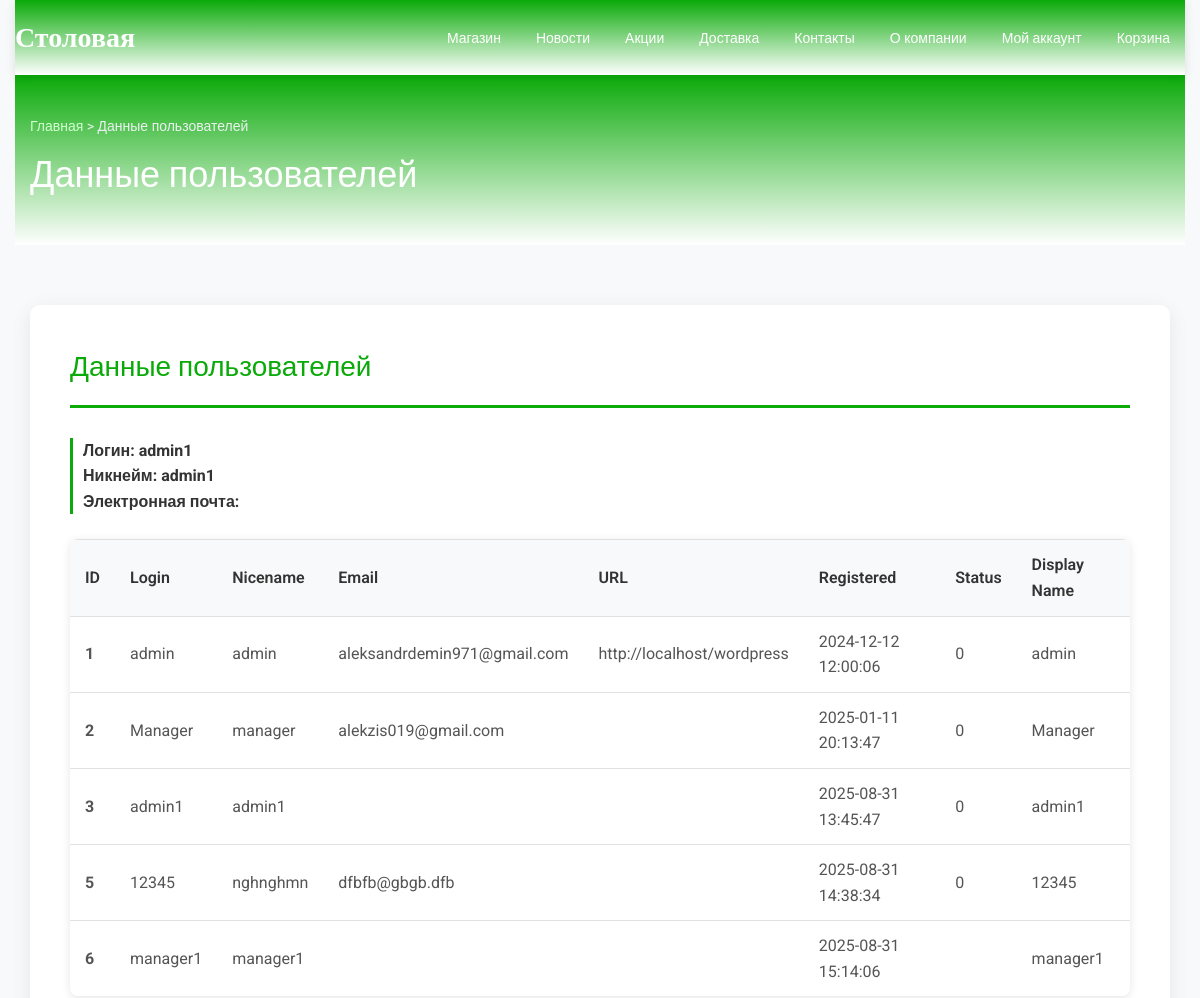
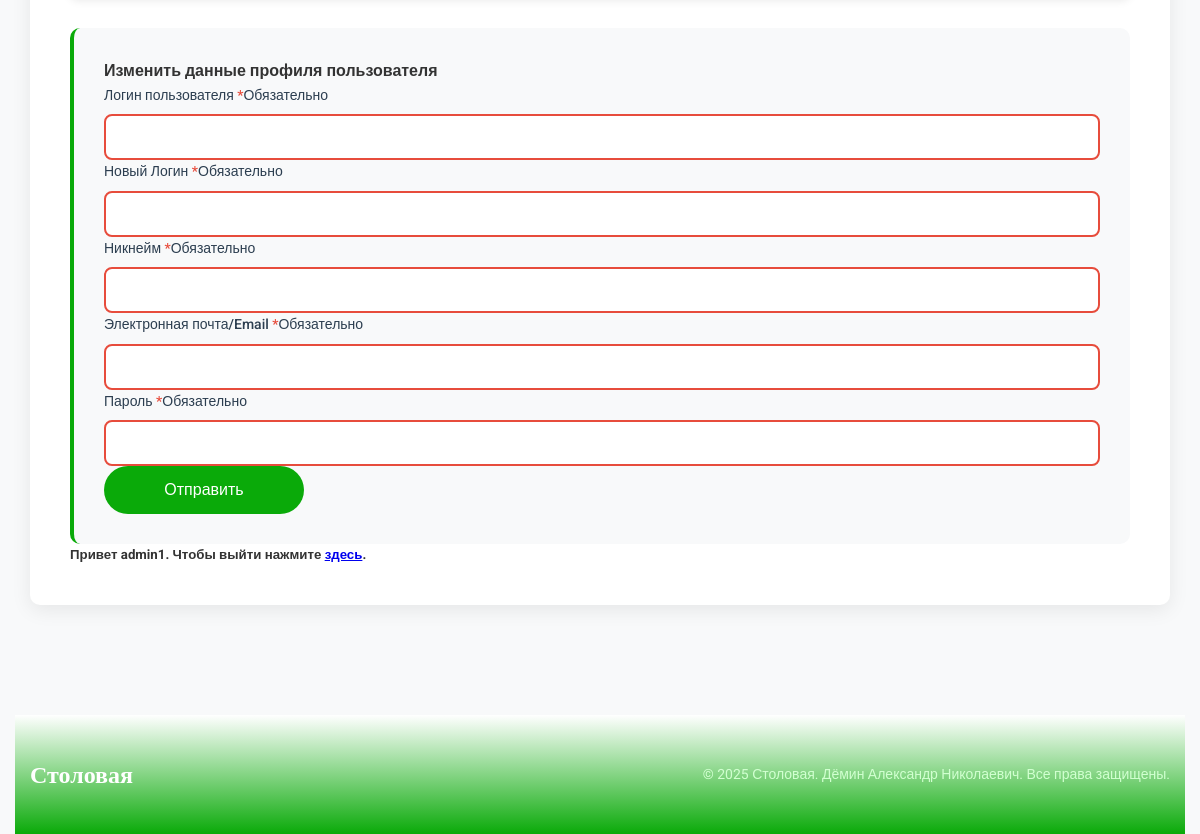
Page /my-account/admin/данные-пользователей/index.php (signed in) on the committed database (2 pictures, top to bottom).
### tables this page shows
CREATE TABLE `st_users` (
  `ID` bigint(20) UNSIGNED NOT NULL,
  `user_login` varchar(60) DEFAULT NULL,
  `user_pass` varchar(255) DEFAULT NULL,
  `user_nicename` varchar(50) DEFAULT NULL,
  `user_email` varchar(100) DEFAULT NULL,
  `user_url` varchar(100) DEFAULT NULL,
  `user_registered` datetime DEFAULT NULL,
  `user_activation_key` varchar(255) DEFAULT NULL,
  `user_status` int(11) DEFAULT NULL,
  `display_name` varchar(250) DEFAULT NULL
);

### my-account/admin/данные-пользователей/index.php (the view, shortened to what this page needs)
<?php
	if ($_COOKIE['user'] == 'admin1'):
?>
<!DOCTYPE html>
<html lang="ru-RU">
<head>
    <link rel="stylesheet" href="/style.css">
		<link rel="stylesheet" href="/styleM.css">
		<link rel="stylesheet" href="/styleMM.css">
</head>
<body class="site-body">
    <div class="site-wrapper">
        <header class="site-header">
            <div class="header-container">
                <div class="site-logo">
                    <h3><a href="/">Столовая</a></h3>
                </div>
                <nav class="main-nav">
                    <ul>
                        <li><a href="/shop/">Магазин</a></li>
                        <li><a href="/новости-и-акции/">Новости</a></li>
                        <li><a href="/акции/">Акции</a></li>
                        <li><a href="/доставка/">Доставка</a></li>
                        <li><a href="/контакты/">Контакты</a></li>
                        <li><a href="/о-компании/">О компании</a></li>
                        <li><a href="/my-account/">Мой аккаунт</a></li>
                        <li><a href="/cart/">Корзина</a></li>
                    </ul>
                </nav>
            </div>
        </header>
        <div class="page-header">
            <div class="site-wrapper">
                <div class="breadcrumbs">
                    <a href="/">Главная</a> > Данные пользователей
                </div>
                <h1 class="page-title">Данные пользователей</h1>
            </div>
        </div>
        <main class="main-content">
            <div class="site-wrapper">
                <div class="content-section">
                    <h2 class="section-title">Данные пользователей</h2>
                    <div class="delivery-info">
											<?php
												require '../../configDB.php';
												$query = $pdo->query('SELECT * FROM `st_users`');
												while ($row = $query->fetch(PDO::FETCH_OBJ))
												if ($row->user_login == $_COOKIE['user'])
												{
													echo '
													<h4>Логин: '.$row->user_login.' </h4>
													<h4>Никнейм: '.$row->user_nicename.' </h4>
													<h4>Электронная почта: '.$row->user_email.' </h4>
													';
												}
											?>
                    </div>
										<?php
										require '../../configDB.php';
										$query = $pdo->query('SELECT * FROM `st_users`');
										?>
										<div class="table-container">
											<table class="data-table">
													<thead>
															<tr>
																	<th>ID</th>
																	<th>Login</th>
																	<th>Nicename</th>
																	<th>Email</th>
																	<th>URL</th>
																	<th>Registered</th>
																	<th>Status</th>
																	<th>Display Name</th>
															</tr>
													</thead>
													<tbody>
															<?php while ($row = $query->fetch(PDO::FETCH_OBJ)): ?>
															<tr>
																	<td><strong><?= htmlspecialchars($row->ID) ?></strong></td>
																	<td><?= htmlspecialchars($row->user_login) ?></td>
																	<td><?= htmlspecialchars($row->user_nicename) ?></td>
																	<td><?= htmlspecialchars($row->user_email) ?></td>
																	<td><?= htmlspecialchars($row->user_url) ?></td>
																	<td><?= htmlspecialchars($row->user_registered) ?></td>
																	<td><?= htmlspecialchars($row->user_status) ?></td>
																	<td><?= htmlspecialchars($row->display_name) ?></td>
															</tr>
															<?php endwhile; ?>
													</tbody>
											</table>
										</div>
										<form class="order-form" action="../add.php" method="post" novalidate>
											<h4>Изменить данные профиля пользователя</h4>
											<p class="form-group">
												<label class="form-label" for="userpol">Логин пользователя&nbsp;<span class="required" aria-hidden="true">*</span><span class="screen-reader-text">Обязательно</span></label>
												<input type="text" class="form-input input-text" name="userpol" id="userpol" autocomplete="userpol" value="" required aria-required="true">
											</p>
											<p class="form-group">
												<label class="form-label" for="username">Новый Логин&nbsp;<span class="required" aria-hidden="true">*</span><span class="screen-reader-text">Обязательно</span></label>
												<input type="text" class="form-input input-text" name="username" id="username" autocomplete="username" value="" required aria-required="true">
											</p>
												<p class="form-group">
													<label class="form-label" for="usernicename">Никнейм&nbsp;<span class="required" aria-hidden="true">*</span><span class="screen-reader-text">Обязательно</span></label>
													<input type="text" class="form-input input-text" name="usernicename" id="usernicename" autocomplete="usernicename" value="" required aria-required="true">
												</p>
													<p class="form-group">
														<label class="form-label" for="useremail">Электронная почта/Email&nbsp;<span class="required" aria-hidden="true">*</span><span class="screen-reader-text">Обязательно</span></label>
														<input type="text" class="form-input input-text" name="useremail" id="useremail" autocomplete="useremail" value="" required aria-required="true">
													</p>
											<p class="form-group">
												<label class="form-label" for="password">Пароль&nbsp;<span class="required" aria-hidden="true">*</span><span class="screen-reader-text">&#1054;&#1073;&#1103;&#1079;&#1072;&#1090;&#1077;&#1083;&#1100;&#1085;&#1086;</span></label>
												<input class="form-input input-text" type="password" name="password" id="password" autocomplete="current-password" required aria-required="true">
											</p>
											<p class="form-row">
												<button type="submit" class="btn-primary" name="login" value="Отправить">Отправить</button>
											</p>
										</form>
										<h5>Привет <?=$_COOKIE['user']?>. Чтобы выйти нажмите <a
											href="../../../exit.php">здесь</a>. </h5>
                </div>
            </div>
        </main>
        <footer class="site-footer">
            <div class="site-wrapper">
                <div class="footer-content">
                    <div class="site-logo">
                        <h3><a href="/">Столовая</a></h3>
                    </div>
                    <p class="footer-text">© 2025 Столовая. Дёмин Александр Николаевич. Все права защищены.</p>
                </div>
            </div>
        </footer>
    </div>
</body>
</html>
<?php endif; ?>

### style.css (style rules this page uses)
* { margin: 0; padding: 0; box-sizing: border-box; }
body { font-family: 'Roboto', 'Arial', sans-serif; line-height: 1.6; color: #333; background: #f8f9fa; }
.site-wrapper { max-width: 1200px; margin: 0 auto; padding: 0 15px; }
.site-header { background: linear-gradient(180deg, #0aaa09 0%, #ffffff 100%); padding: 15px 0; position: sticky; top: 0; z-index: 1000; box-shadow: 0 2px 10px rgba(0,0,0,0.1); }
.header-container { display: flex; justify-content: space-between; align-items: center; }
.site-logo a { color: white; text-decoration: none; font-size: 28px; font-weight: bold; font-family: 'Roboto Slab', serif; }
.main-nav ul { display: flex; list-style: none; margin: 0; padding: 0; gap: 5px; }
.main-nav a { color: white; text-decoration: none; padding: 10px 15px; border-radius: 5px; transition: all 0.3s ease; font-size: 14px; font-weight: 500; }
.page-header { background: linear-gradient(180deg, #0aaa09 0%, #ffffff 100%); padding: 40px 0; margin-bottom: 30px; color: white; }
.page-title { font-size: 36px; color: white; margin: 10px 0 0 0; font-weight: 300; }
.breadcrumbs { color: #ecf0f1; font-size: 14px; margin-bottom: 10px; }
.breadcrumbs a { color: #d1ffd0; text-decoration: none; }
.main-content { padding: 30px 0; min-height: 60vh; }
.content-section { background: white; padding: 40px; border-radius: 10px; box-shadow: 0 5px 20px rgba(0, 0, 0, 0.08); margin-bottom: 30px; }
.section-title { color: #2c3e50; font-size: 28px; margin-bottom: 30px; padding-bottom: 15px; border-bottom: 3px solid #0aaa09; font-weight: 400; }
.delivery-info { margin-bottom: 25px; padding-left: 10px; border-left: 3px solid #0aaa09; }
.site-footer { background: linear-gradient(0deg, #0aaa09 0%, #ffffff 100%); color: white; padding: 40px 0; margin-top: 50px; }
.footer-content { display: flex; justify-content: space-between; align-items: center; }
.footer-text { margin: 0; color: #d1ffd0; font-size: 14px; }
.site-footer .site-logo a { font-size: 24px; }
.section-title { color: #0aaa09; }

### styleMM.css (style rules this page uses)
.order-form { background: #f8f9fa; padding: 30px; border-radius: 10px; margin-top: 30px; border-left: 4px solid #0aaa09; }
.form-group { display: flex; flex-direction: column; }
.form-label { font-weight: 500; color: #2c3e50; margin-bottom: 8px; font-size: 14px; }
.form-label .required { color: #e74c3c; }
.form-input { padding: 12px 15px; border: 2px solid #e0e0e0; border-radius: 8px; font-size: 16px; transition: all 0.3s ease; background: white; }
.btn-primary { background: #0aaa09; color: white; border: none; padding: 15px 30px; border-radius: 25px; font-size: 16px; font-weight: 500; cursor: pointer; transition: all 0.3s ease; min-width: 200px; }
.btn-primary { background: #0aaa09; color: white; padding: 15px 30px; border-radius: 25px; text-decoration: none; font-weight: 500; display: inline-block; transition: all 0.3s ease; }

### my-account/admin/данные-пользователей/index.php (style rules this page uses)
.table-container { margin: 20px 0; overflow-x: auto; background: white; border-radius: 8px; box-shadow: 0 2px 10px rgba(0,0,0,0.1); }
.data-table { width: 100%; border-collapse: collapse; }
.data-table th, .data-table td { padding: 12px 15px; text-align: left; border-bottom: 1px solid #e1e1e1; }
.data-table th { background-color: #f8f9fa; font-weight: 600; color: #333; border-top: 1px solid #e1e1e1; }
.data-table tr:last-child td { border-bottom: none; }
.data-table td { color: #555; }

### rows in the picture
st_users: user_login "admin1", user_nicename "admin1", ID "3", user_registered "2025-08-31 13:45:47", user_status "0", display_name "admin1"
st_users: ID "1", user_login "admin", user_nicename "admin", user_email "aleksandrdemin971@gmail.com", user_url "http://localhost/wordpress", user_registered "2024-12-12 12:00:06", user_status "0", display_name "admin"
st_users: ID "2", user_login "Manager", user_nicename "manager", user_email "alekzis019@gmail.com", user_registered "2025-01-11 20:13:47", user_status "0", display_name "Manager"
st_users: ID "5", user_login "12345", user_nicename "nghnghmn", user_email "dfbfb@gbgb.dfb", user_registered "2025-08-31 14:38:34", user_status "0", display_name "12345"
st_users: ID "6", user_login "manager1", user_nicename "manager1", user_registered "2025-08-31 15:14:06", display_name "manager1"

### other values in the picture
$_COOKIE['user'] "admin1"
